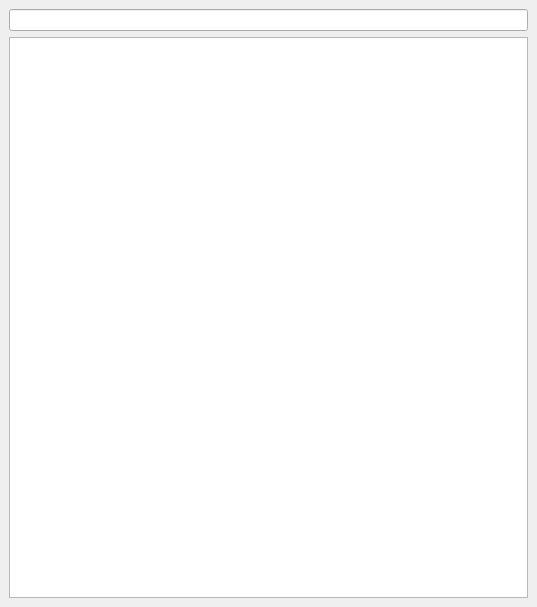
<?xml version="1.0" encoding="UTF-8"?>
<ui version="4.0">
 <class>uiMainWindow</class>
 <widget class="QMainWindow" name="uiMainWindow">
  <property name="geometry">
   <rect>
    <x>0</x>
    <y>0</y>
    <width>537</width>
    <height>607</height>
   </rect>
  </property>
  <property name="windowTitle">
   <string>MainWindow</string>
  </property>
  <widget class="QWidget" name="uiCentralWidget">
   <layout class="QVBoxLayout" name="layoutMain">
    <item>
     <widget class="QLineEdit" name="uiFilter"/>
    </item>
    <item>
     <widget class="QTreeView" name="uiTree">
      <property name="sortingEnabled">
       <bool>true</bool>
      </property>
     </widget>
    </item>
   </layout>
  </widget>
 </widget>
 <resources/>
 <connections/>
</ui>
